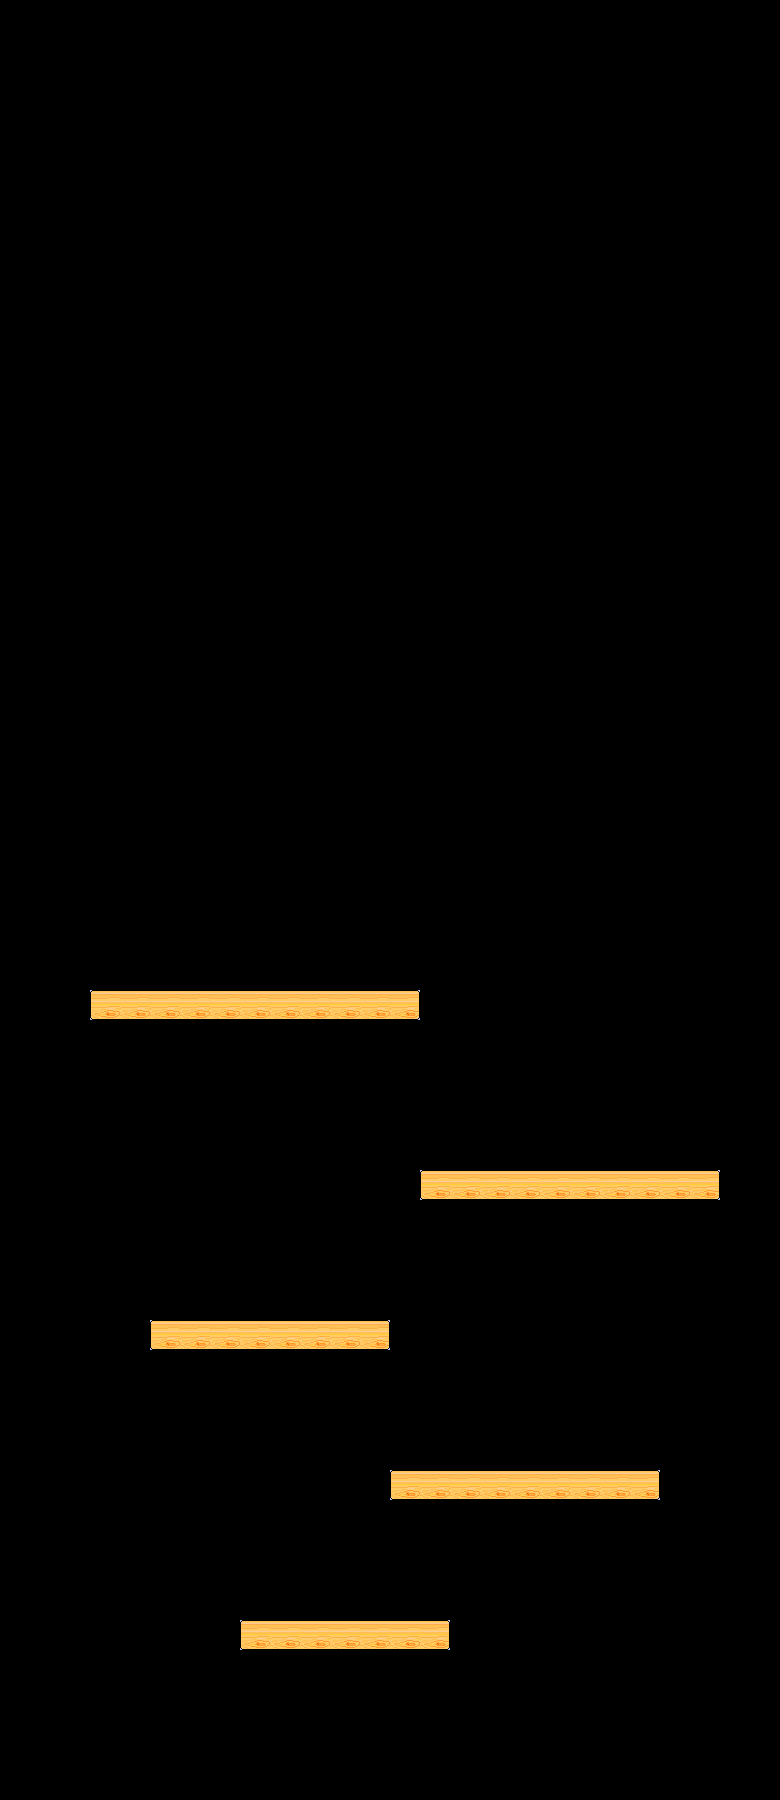

Tiled map render using the project's own tile images. Description and the map definition, with tile-layer contents summarised, below:
An orthogonal 26x60 tile map with 30x30 px tiles, 1 tile layer (platforms), 3 hidden layers not drawn, 2 tilesets and 7 objects (3x ground, wood).

<map version="1.2" tiledversion="1.3.3" orientation="orthogonal" renderorder="right-down" width="26" height="60" tilewidth="30" tileheight="30" infinite="0" nextlayerid="8" nextobjectid="6">
 <editorsettings>
  <export target="bofmap4.json" format="json" />
 </editorsettings>
 <tileset firstgid="1" name="tilemap" tilewidth="30" tileheight="30" tilecount="12" columns="4">
  <image source="tilemap.png" width="120" height="90" />
  <terraintypes>
   <terrain name="New Terrain" tile="1" />
  </terraintypes>
  <tile id="1">
   <objectgroup draworder="index" id="2">
    <object id="1" name="wood" x="0" y="0" width="30" height="30" />
   </objectgroup>
  </tile>
  <tile id="4">
   <objectgroup draworder="index" id="2">
    <object id="1" name="ground" x="0" y="0" width="30" height="30" />
   </objectgroup>
  </tile>
  <tile id="5">
   <objectgroup draworder="index" id="2">
    <object id="1" name="ground" x="0" y="0" width="30" height="30" />
   </objectgroup>
  </tile>
  <tile id="6">
   <objectgroup draworder="index" id="2">
    <object id="1" name="ground" x="0" y="0" width="30" height="30" />
   </objectgroup>
  </tile>
 </tileset>
 <tileset firstgid="13" name="spider" tilewidth="60" tileheight="36" tilecount="15" columns="3">
  <image source="spider.png" width="180" height="180" />
 </tileset>
 <layer id="1" name="bg" width="26" height="60" visible="0">
  <data>[1560 cells, 1560 non-empty, 5 distinct tile ids]</data>
 </layer>
 <layer id="2" name="ground" width="26" height="60" visible="0">
  <data>[1560 cells, 26 non-empty, 3 distinct tile ids]</data>
 </layer>
 <layer id="4" name="platforms" width="26" height="60">
  <data>[1560 cells, 45 non-empty, 3 distinct tile ids]</data>
 </layer>
 <layer id="5" name="invisiblewalls" width="26" height="60" visible="0" opacity="0">
  <data>[1560 cells, 20 non-empty, 1 distinct tile ids]</data>
 </layer>
 <objectgroup id="7" name="spiders">
  <object id="3" gid="13" x="130" y="988.667" width="60" height="36" />
  <object id="4" gid="13" x="191.333" y="1319.33" width="60" height="36" />
  <object id="5" gid="13" x="454" y="1466" width="60" height="36" />
 </objectgroup>
</map>